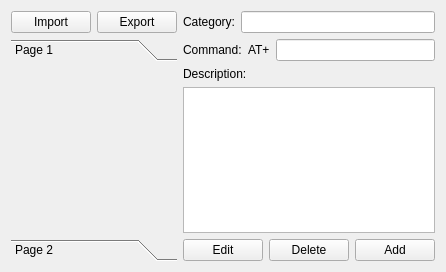
<?xml version="1.0" encoding="UTF-8"?>
<ui version="4.0">
 <class>ATModeEdit</class>
 <widget class="QWidget" name="ATModeEdit">
  <property name="geometry">
   <rect>
    <x>0</x>
    <y>0</y>
    <width>425</width>
    <height>272</height>
   </rect>
  </property>
  <property name="windowTitle">
   <string>Form</string>
  </property>
  <layout class="QHBoxLayout" name="horizontalLayout_5">
   <item>
    <layout class="QVBoxLayout" name="verticalLayout_3">
     <item>
      <layout class="QHBoxLayout" name="horizontalLayout_4">
       <item>
        <widget class="QPushButton" name="Import_PushButton">
         <property name="text">
          <string>Import</string>
         </property>
        </widget>
       </item>
       <item>
        <widget class="QPushButton" name="Export_PushButton">
         <property name="text">
          <string>Export</string>
         </property>
        </widget>
       </item>
      </layout>
     </item>
     <item>
      <widget class="QToolBox" name="Command_ToolBox">
       <property name="minimumSize">
        <size>
         <width>125</width>
         <height>0</height>
        </size>
       </property>
       <property name="currentIndex">
        <number>0</number>
       </property>
       <widget class="QWidget" name="page">
        <property name="geometry">
         <rect>
          <x>0</x>
          <y>0</y>
          <width>158</width>
          <height>160</height>
         </rect>
        </property>
        <attribute name="label">
         <string>Page 1</string>
        </attribute>
       </widget>
       <widget class="QWidget" name="page_2">
        <property name="geometry">
         <rect>
          <x>0</x>
          <y>0</y>
          <width>158</width>
          <height>160</height>
         </rect>
        </property>
        <attribute name="label">
         <string>Page 2</string>
        </attribute>
       </widget>
      </widget>
     </item>
    </layout>
   </item>
   <item>
    <layout class="QVBoxLayout" name="verticalLayout_2">
     <item>
      <layout class="QHBoxLayout" name="horizontalLayout_3">
       <item>
        <widget class="QLabel" name="label_4">
         <property name="text">
          <string>Category:</string>
         </property>
        </widget>
       </item>
       <item>
        <widget class="QLineEdit" name="Categoty_LineEdit"/>
       </item>
      </layout>
     </item>
     <item>
      <layout class="QHBoxLayout" name="horizontalLayout_2">
       <item>
        <widget class="QLabel" name="label_3">
         <property name="text">
          <string>Command:</string>
         </property>
        </widget>
       </item>
       <item>
        <widget class="QLabel" name="label">
         <property name="text">
          <string>AT+</string>
         </property>
        </widget>
       </item>
       <item>
        <widget class="QLineEdit" name="Command_lineEdit"/>
       </item>
      </layout>
     </item>
     <item>
      <layout class="QVBoxLayout" name="verticalLayout">
       <item>
        <widget class="QLabel" name="label_2">
         <property name="text">
          <string>Description:</string>
         </property>
        </widget>
       </item>
       <item>
        <widget class="QTextEdit" name="Description_TextEdit"/>
       </item>
      </layout>
     </item>
     <item>
      <layout class="QHBoxLayout" name="horizontalLayout">
       <item>
        <widget class="QPushButton" name="Edit_PushButton">
         <property name="text">
          <string>Edit</string>
         </property>
        </widget>
       </item>
       <item>
        <widget class="QPushButton" name="Delete_PushButton">
         <property name="text">
          <string>Delete</string>
         </property>
        </widget>
       </item>
       <item>
        <widget class="QPushButton" name="Add_PushButton">
         <property name="text">
          <string>Add</string>
         </property>
        </widget>
       </item>
      </layout>
     </item>
    </layout>
   </item>
  </layout>
 </widget>
 <resources/>
 <connections/>
</ui>
